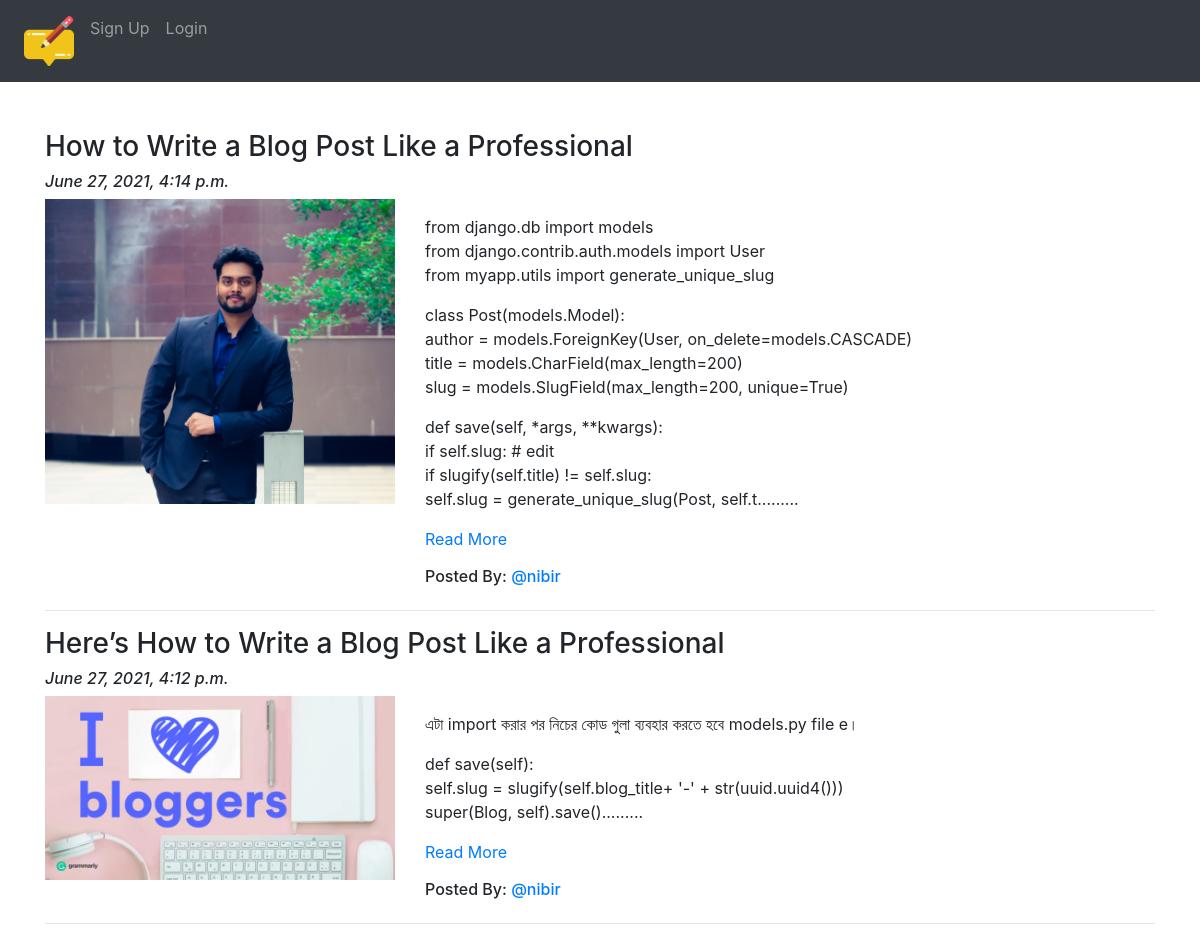
Screenshot of /blog/ with the database file from the repository.
### App_Blog/models.py (models this page shows, shortened)
class Blog(models.Model):
    author = models.ForeignKey(User, on_delete=models.CASCADE, related_name='post_auther')
    blog_title = models.CharField(max_length=264, verbose_name="Put a Title")
    slug = models.SlugField(max_length=264, unique=True)
    blog_content = models.TextField(verbose_name="what is your mind?")
    blog_image = models.ImageField(upload_to='blog_images', verbose_name="Image")
    publish_date = models.DateTimeField(auto_now_add=True)
    update_date = models.DateTimeField(auto_now=True)
    class Meta:
        ordering = ('-publish_date',)

### App_Blog/views.py (the view)
# urls.py: path('', views.BlogList.as_view(), name='blog_list'),
class BlogList(ListView):
    context_object_name = 'blogs'
    model = Blog
    template_name = 'App_Blog/blog_list.html'

### App_Blog/templatetags/custom_filters.py (called while the page is built)
def range_filter(value):
    return value[0:500] + "........."

### templates/App_Blog/blog_list.html (shortened to what this page needs)
{% extends 'base.html' %}
{% load custom_filters %}
{% block body_block %}
{% for blog in blogs %}
<h3>{{blog.blog_title}}</h3>
<h6><i>{{blog.publish_date}}</i></h6>
<div class="row">
  <div class="col-sm-4">
    <img src="/media/{{blog.blog_image}}" alt="{{blog.blog_title}}" title="blog.blog_title" width="100%">
  </div>
  <div class="col-sm-8">
    <p>{{blog.blog_content|range_filter|linebreaks}} <a href="{% url 'App_Blog:blog_details' slug=blog.slug %}">Read More </a> </p>
    <h6>Posted By: <a href="#">@{{blog.author}}</a></h6>
  </div>
</div>
<hr>
{% endfor%}
{% endblock %}

### rows the page displays
Blog: blog_title "How to Write a Blog Post Like a Professional", publish_date "June 27, 2021, 4:14 p.m.", blog_image (picture), blog_content|range_filter "from django.db import models from django.contrib.auth.models import User from myapp.utils import generate_unique_slug class Post(models.Model): author = models.ForeignKey(User, on_delete=models.CASCADE) title = models.CharField(max_length=200) slug = models.SlugField(max_length=200, unique=True) def save(self, *args, **kwargs): if self.slug: # edit if slugify(self.title) != self.slug: self.slug = generate_unique_slug(Post, self.t.........", author "nibir"
Blog: blog_title "Here’s How to Write a Blog Post Like a Professional", publish_date "June 27, 2021, 4:12 p.m.", blog_image (picture), blog_content|range_filter "এটা import করার পর নিচের কোড গুলা ব্যবহার করতে হবে models.py file e। def save(self): self.slug = slugify(self.blog_title+ '-' + str(uuid.uuid4())) super(Blog, self).save().........", author "nibir"
